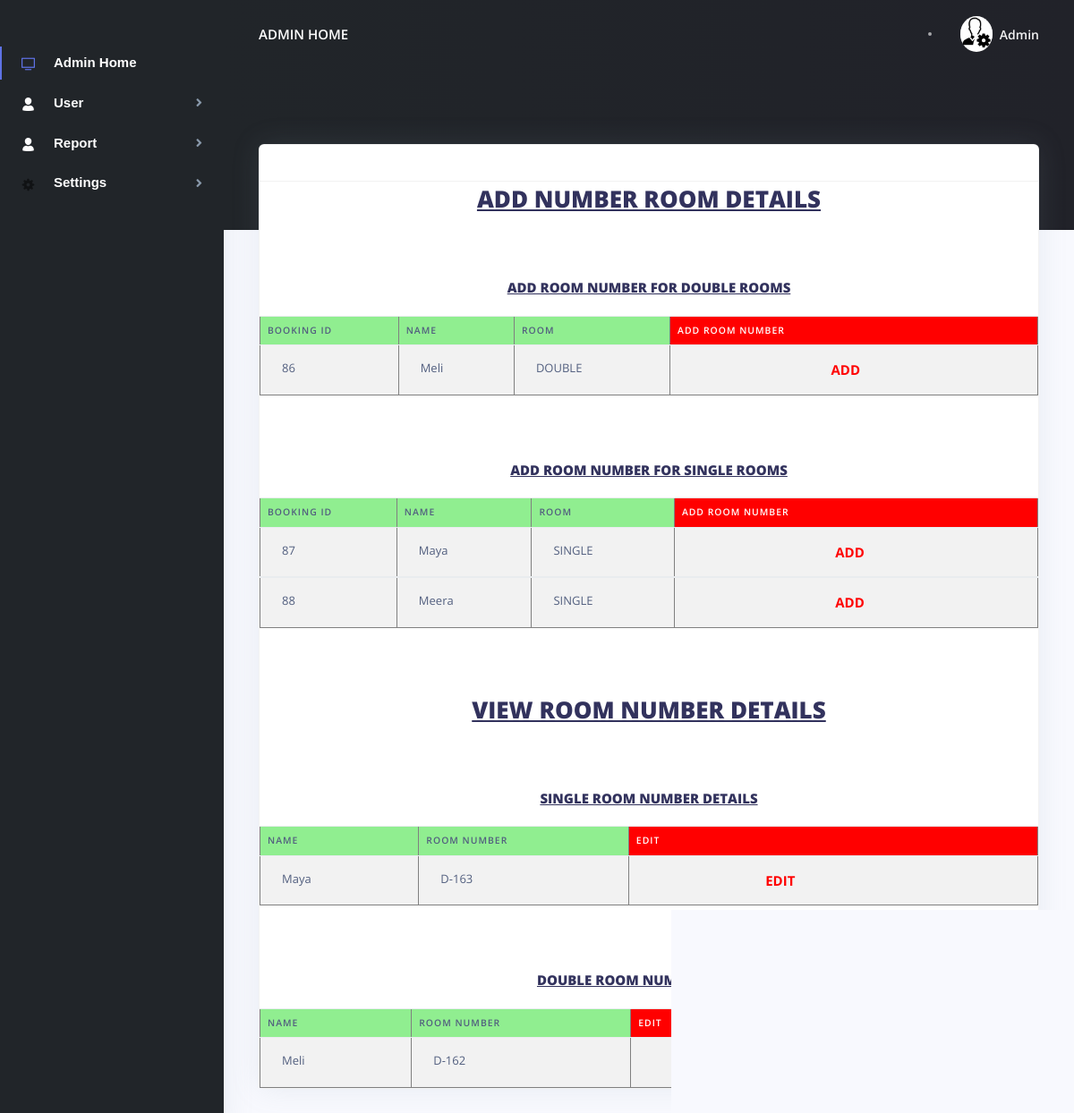
The app's page /user/room_num.php with its own data.
### tables this page shows
CREATE TABLE `booking` (
  `book_id` int(10) NOT NULL,
  `b_id` varchar(50) NOT NULL,
  `f_name` varchar(100) NOT NULL,
  `room` varchar(50) NOT NULL,
  `category` varchar(50) NOT NULL,
  `checkin` date NOT NULL,
  `checkout` date NOT NULL,
  `payment1` varchar(100) NOT NULL,
  `status` int(10) NOT NULL
);

CREATE TABLE `rooms` (
  `room_id` int(10) NOT NULL,
  `room` varchar(50) NOT NULL,
  `cou` int(100) NOT NULL,
  `roomRent` int(11) NOT NULL,
  `status` int(10) NOT NULL
);

CREATE TABLE `roomnum` (
  `r_id` int(10) NOT NULL,
  `room_num` varchar(50) NOT NULL,
  `room` varchar(50) NOT NULL,
  `f_name` varchar(50) NOT NULL,
  `status` int(10) NOT NULL
);

### user/room_num.php (the view, shortened to what this page needs)
<?php
include('dbcontroller.php');
$sql="SELECT * FROM booking where status='0' and room='4'";
$result=mysqli_query($con,$sql);
$sql111="SELECT * FROM booking where status='0' and room='2'";
$result111=mysqli_query($con,$sql111);
$sql112="SELECT * FROM roomnum where room='SINGLE'";
$result112=mysqli_query($con,$sql112);
$sql114="SELECT * FROM roomnum where room='DOUBLE'";
$result114=mysqli_query($con,$sql114);
?>
<!DOCTYPE html>
<html lang="en">
<head>
  <link href="./assets/js/plugins/nucleo/css/nucleo.css" rel="stylesheet" />
  <link href="./assets/js/plugins/@fortawesome/fontawesome-free/css/all.min.css" rel="stylesheet" />
  <link href="./assets/css/argon-dashboard.css?v=1.1.0" rel="stylesheet" />
</head>
<body class="">
  <nav class="navbar navbar-vertical fixed-left navbar-expand-md navbar-light bg-dark" id="sidenav-main">
    <div class="container-fluid">
      <div class="collapse navbar-collapse" id="sidenav-collapse-main">
              <ul class="navbar-nav ">
          <li class="nav-item  class=" active" ">
              <a class=" nav-link active " href=" ./index.php"> <i class="ni ni-tv-2 text-primary"></i> <b style="color:white;font-family: Arial, Helvetica, sans-serif;font-size:15px;">Admin Home</b>
            </a>
          </li>
              <li class="nav-item">
            <a class="nav-link " data-target="#PageSubmenu9" data-toggle="collapse">
              <i  class="ni ni-single-02 text-white"></i> <b style="color:white;font-family: Arial, Helvetica, sans-serif;font-size:15px;">User</b>
            </a>
            </li>
            <li class="nav-item">
            <a class="nav-link " data-target="#PageSubmenu99" data-toggle="collapse">
              <i  class="ni ni-single-02 text-white"></i> <b style="color:white;font-family: Arial, Helvetica, sans-serif;font-size:15px;">Report</b>
            </a>
            </li>
             <li class="nav-item">
            <a class="nav-link " href="#PageSubmenu0" data-toggle="collapse">
                <i class="ni ni-settings-gear-65"></i><b style="color:white;font-family: Arial, Helvetica, sans-serif;font-size:15px;">Settings</b>
            </a>
            </li>
        </ul>
    <nav class="navbar navbar-top navbar-expand-md navbar-dark" id="navbar-main">
      <div class="container-fluid">
        <a class="h4 mb-0 text-white text-uppercase d-none d-lg-inline-block" href="./index.php">Admin Home</a>
        <form class="navbar-search navbar-search-dark form-inline mr-3 d-none d-md-flex ml-lg-auto">
          <div class="form-group mb-0">
            <div class="input-group input-group-alternative">
            </div>
          </div>
        </form>
        <ul class="navbar-nav align-items-center d-none d-md-flex">
          <li class="nav-item dropdown">
            <a class="nav-link pr-0" href="#" role="button" data-toggle="dropdown" aria-haspopup="true" aria-expanded="false">
              <div class="media align-items-center">
                <span class="avatar avatar-sm rounded-circle">
                  <img alt="Image placeholder" src="./assets/img/brand/admin.png">
                </span>
                <div class="media-body ml-2 d-none d-lg-block">
                  <span class="mb-0 text-sm  font-weight-bold">Admin</span>
                </div>
              </div>
            </a>
          </li>
        </ul>
      </div>
    </nav>
    <div class="header bg-gradient-dark pb-8 pt-5 pt-md-8">
      <div class="container-fluid">
        <div class="header-body">
          <div class="row">
            <div class="col-xl-3 col-lg-6">
            </div>
            <div class="col-xl-3 col-lg-6">
            </div>
            <div class="col-xl-3 col-lg-6">
            </div>
            <div class="col-xl-3 col-lg-6">
            </div>
          </div>
        </div>
      </div>
    </div>
    <div class="container-fluid mt--7">
      <div class="row">
        <div class="col-xl-12 mb-2 mb-xl-0">
          <div class="card shadow">
            <div class="card-header bg-transparent">
            </div>
           <center>    <h1 class="card-title"><b><u>ADD NUMBER ROOM DETAILS</u></b></h1></center>
                  <br><br>
        <center> <h4 class="card-title"><b><u>ADD ROOM NUMBER FOR DOUBLE ROOMS</u></b></h4></center>
                <table class="table table-hover table-striped" border="1" style="background-color:white;padding:8px">
                            <thead>
                                 <th style="background-color:lightgreen;padding:8px">Booking ID</th>
                                <th style="background-color:lightgreen;padding:8px">Name</th>
                                <th style="background-color:lightgreen;padding:8px">Room</th>
                                <th style="background-color:red;padding:8px;color:white">Add Room Number</th>
                            </thead>
                            <?php
                            while($row=mysqli_fetch_array($result))
                            {
                                   $a=$row['room'];
                    $sql1="SELECT * FROM rooms where room_id='$a'";
                    $result1=mysqli_query($con,$sql1);
                    $tt3=mysqli_fetch_array($result1);
?>
                            <tbody>
                                <tr>
                                    <td><div class="book_id"><?php echo $row['book_id'];?></div></td>
                                     <td><div class="f_name"><?php echo $row['f_name'];?></div></td>
                                              <td><div class="room"><?php echo $tt3['room'];?></div></td>
                                        <td colspan=1>
                                <a href="room_num2.php?b=<?php echo $row['f_name'];;?>"><font color="red"><b style="font-size:15px;position:relative">ADD</b></font></a></td>
                                </tr>
                              </tbody>
                      <?php }  ?>
                            </table>
 <br><br><br>
              <center> <h4 class="card-title"><b> <u>ADD ROOM NUMBER FOR SINGLE ROOMS</u></b></h4> </center>
                <table class="table table-hover table-striped"  border="1" style="background-color:white;padding:8px">
                            <thead>
                                 <th style="background-color:lightgreen;padding:8px">Booking ID</th>
                                <th style="background-color:lightgreen;padding:8px">Name</th>
                                <th style="background-color:lightgreen;padding:8px">Room</th>
                                <th style="background-color:red;padding:8px;color:white">Add Room Number</th>
                            </thead>
                            <?php
                            while($row=mysqli_fetch_array($result111))
                            {
                                   $a=$row['room'];
                    $sql1="SELECT * FROM rooms where room_id='$a'";
                    $result1=mysqli_query($con,$sql1);
                    $tt3=mysqli_fetch_array($result1);
?>
                            <tbody>
                                <tr>
                                    <td><div class="book_id"><?php echo $row['book_id'];?></div></td>
                                     <td><div class="f_name"><?php echo $row['f_name'];?></div></td>
                                              <td><div class="room"><?php echo $tt3['room'];?></div></td>
                                        <td colspan=1>
                                <a href="room_num2.php?b=<?php echo $row['f_name'];;?>"><font color="red"><b style="font-size:15px;position:relative">ADD</b></font></a></td>
                                </tr>
                              </tbody>
                      <?php }  ?>
                            </table>
              <br><br><br>
               <center>    <h1 class="card-title"><b><u>VIEW ROOM NUMBER DETAILS</u></b></h1></center>
                           <br><br>
              <center>    <h4 class="card-title"><b><u>SINGLE ROOM NUMBER DETAILS</u></b></h4></center>
              <table class="table table-hover table-striped"  border="1" style="background-color:white;padding:8px">
                            <thead>
                                 <th style="background-color:lightgreen;padding:8px">Name</th>
                                <th style="background-color:lightgreen;padding:8px">Room Number</th>
                                <th style="background-color:red;padding:8px;color:white">Edit</th>
                            </thead>
                            <?php
                            while($row11=mysqli_fetch_array($result112))
                            {
?>
                            <tbody>
                                <tr>
                                     <td><div class="f_name"><?php echo $row11['f_name'];?></div></td>
                                    <td><div class="room_num"><?php echo $row11['room_num'];?></div></td>
                                        <td colspan=1>
                                <a href="editnum.php?b=<?php echo $row11['f_name'];;?>"><font color="red"><b style="font-size:15px;position:relative">EDIT</b></font></a></td>
                                </tr>
                              </tbody>
                      <?php }  ?>
                            </table>
 <br><br><br>
              <center><h4 class="card-title"><b> <u>DOUBLE ROOM NUMBER DETAILS</u></b></h4></center>
                <table class="table table-hover table-striped"  border="1" style="background-color:white;padding:8px">
                            <thead>
                                <th style="background-color:lightgreen;padding:8px">Name</th>
                                <th style="background-color:lightgreen;padding:8px">Room Number</th>
                                <th style="background-color:red;padding:8px;color:white">Edit</th>
                            </thead>
                            <?php
                            while($row12=mysqli_fetch_array($result114))
                            {
?>
                            <tbody>
                                <tr>
                                     <td><div class="f_name"><?php echo $row12['f_name'];?></div></td>
                                    <td><div class="room_num"><?php echo $row12['room_num'];?></div></td>
                                        <td colspan=1>
                                <a href="editnum.php?b=<?php echo $row12['f_name'];;?>"><font color="red"><b style="font-size:15px;position:relative">EDIT</b></font></a></td>
                                </tr>
                              </tbody>
                      <?php }  ?>
                            </table>
          </div>
        </div>
      </div>
    </div>
  </div>
</body>
</html>

### records on screen
booking: book_id "86", f_name "Meli", rooms.room "DOUBLE"
booking: book_id "87", f_name "Maya", rooms.room "SINGLE"
booking: book_id "88", f_name "Meera", rooms.room "SINGLE"
roomnum: f_name "Maya", room_num "D-163"
roomnum: f_name "Meli", room_num "D-162"
